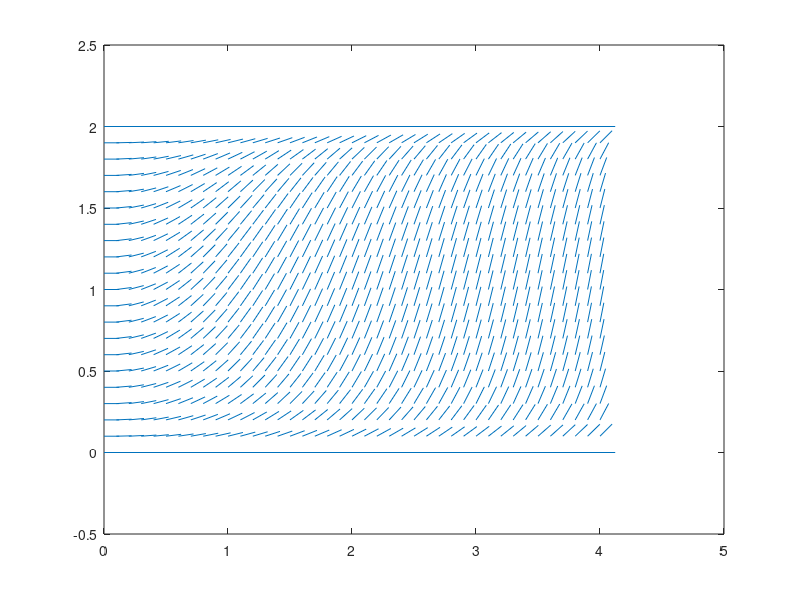

Source code (MATLAB):
function plot_direcf

FF=inline('0*t+t.*y.*(2-y)');

[t,y]=meshgrid([0:0.1:4],[0:0.1:2]);

u=ones(size(t));
v=FF(t,y);

norm=sqrt(1+v.^2);

h=quiver(t,y,u./norm, v./norm,'showarrowhead','off')
